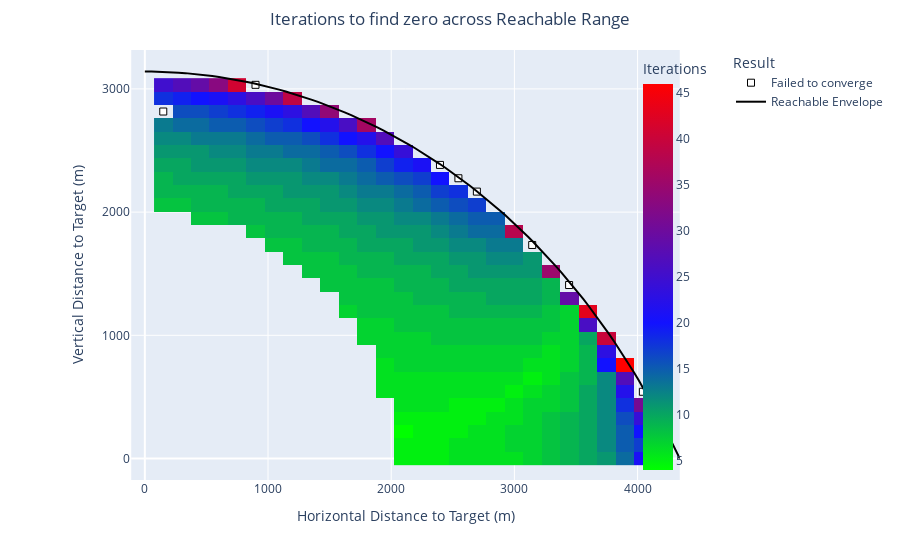

Notebook source saved alongside this figure:
### Markdown cell above
### Plot Small Baseline

### Code cell
p = plot_test_results(baseline_small_df, envelope_df)
p.write_html('ZeroBaselineSmallChart.html')
